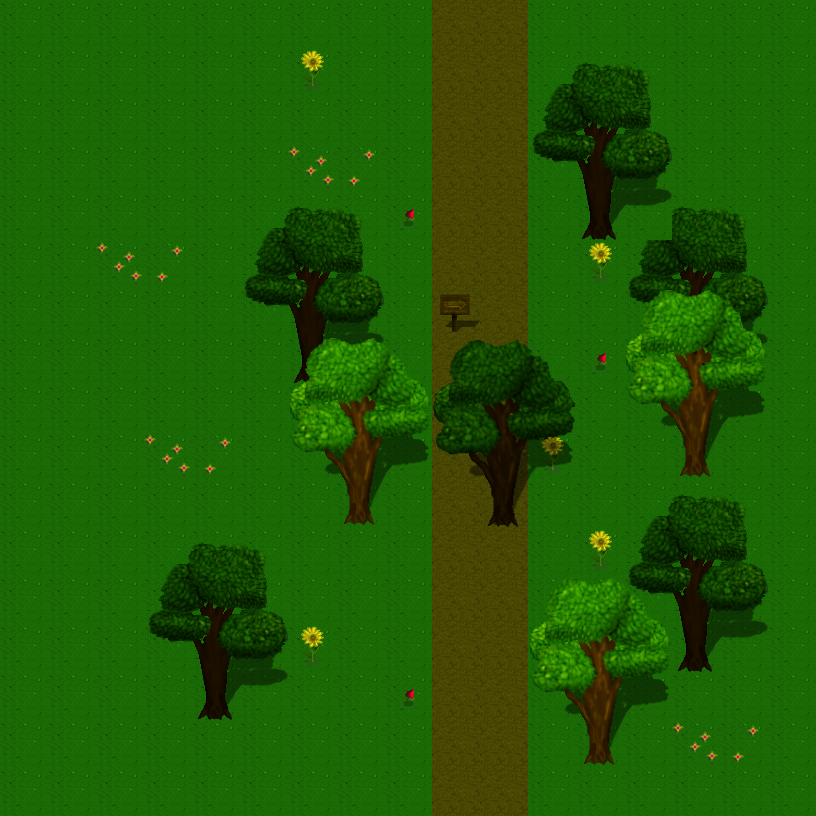

This game map was drawn from its Tiled (.tmx) file and the tilesets committed beside it. A one-line description and the full map source follow:
An orthogonal 17x17 tile map with 48x48 px tiles, 3 tile layers (Tile Layer 1, Object Layer, Object Layer2), 2 tilesets and 6 objects (left, right, up, down, tree).

<map version="1.5" tiledversion="1.7.0" orientation="orthogonal" renderorder="right-down" width="17" height="17" tilewidth="48" tileheight="48" infinite="0" nextlayerid="5" nextobjectid="26">
 <tileset firstgid="1" source="Forest_A5.tsx" />
 <tileset firstgid="129" source="Forest_B.tsx" />
 <layer id="1" name="Tile Layer 1" width="17" height="17">
  <data encoding="csv">
1,1,1,1,1,1,1,1,1,4,4,1,1,1,1,1,1,
1,1,1,1,1,1,1,1,1,33,34,1,1,1,1,1,1,
1,1,1,1,1,1,1,1,1,33,34,1,1,1,1,1,1,
1,1,1,1,1,1,1,1,1,33,34,1,1,1,1,1,1,
1,1,1,1,1,1,1,1,1,33,34,1,1,1,1,1,1,
1,1,1,1,1,1,1,1,1,33,34,1,1,1,1,1,1,
1,1,1,1,1,1,1,1,1,33,34,1,1,1,1,1,1,
1,1,1,1,1,1,1,1,1,33,34,1,1,1,1,1,1,
1,1,1,1,1,1,1,1,1,33,34,1,1,1,1,1,1,
1,1,1,1,1,1,1,1,1,33,34,1,1,1,1,1,1,
1,1,1,1,1,1,1,1,1,33,34,1,1,1,1,1,1,
1,1,1,1,1,1,1,1,1,33,34,1,1,1,1,1,1,
1,1,1,1,1,1,1,1,1,33,34,1,1,1,1,1,1,
1,1,1,1,1,1,1,1,1,33,34,1,1,1,1,1,1,
1,1,1,1,1,1,1,1,1,33,34,1,1,1,1,1,1,
1,1,1,1,1,1,1,1,1,41,42,1,1,1,1,1,1,
1,1,1,1,1,1,1,1,1,4,4,1,1,1,1,1,1
</data>
 </layer>
 <layer id="2" name="Object Layer" width="17" height="17">
  <properties>
   <property name="unity:sortingLayerName" value="map" />
  </properties>
  <data encoding="csv">
0,0,0,0,0,0,0,0,0,0,0,0,0,0,0,0,0,
0,0,0,0,0,0,216,0,0,0,0,129,130,131,0,0,0,
0,0,0,0,0,0,0,0,0,0,0,145,146,147,0,0,0,
0,0,0,0,0,0,199,200,0,0,0,161,162,163,0,0,0,
0,0,0,0,0,129,130,131,215,0,0,177,178,179,130,131,0,
0,0,199,200,0,145,146,147,0,0,0,0,216,145,146,147,0,
0,0,0,0,0,161,162,163,0,153,0,0,0,161,162,163,0,
0,0,0,0,0,177,178,179,0,0,0,0,215,177,178,179,0,
0,0,0,0,0,0,0,0,0,0,0,0,0,0,0,0,0,
0,0,0,199,200,0,0,0,0,0,0,216,0,0,0,0,0,
0,0,0,0,0,0,0,0,0,0,242,0,0,129,130,131,0,
0,0,0,129,130,131,0,0,0,0,0,0,216,145,146,147,0,
0,0,0,145,146,147,0,0,0,0,0,0,0,161,162,163,0,
0,0,0,161,162,163,216,0,0,0,0,0,0,177,178,179,0,
0,0,0,177,178,179,0,0,215,0,0,0,0,0,0,0,0,
0,0,0,0,0,0,0,0,0,0,0,0,0,0,199,200,0,
0,0,0,0,0,0,0,0,0,0,0,0,0,0,0,0,0
</data>
 </layer>
 <objectgroup id="4" name="not Walk">
  <properties>
   <property name="unity:layer" value="no passing" />
  </properties>
  <object id="5" name="left" x="377.099" y="0" width="55.4557" height="827.399" />
  <object id="7" name="right" x="530.157" y="0.65" width="46.5828" height="825.181" />
  <object id="8" name="up" x="368.226" y="-88.7291" width="212.95" height="90.9474" />
  <object id="9" name="down" x="368.97" y="813" width="217.386" height="150.84" />
  <object id="23" x="433.333" y="289.333" width="46.6667" height="46.6667" />
  <object id="24" name="tree" x="482" y="482" width="48" height="48" />
 </objectgroup>
 <layer id="3" name="Object Layer2" width="17" height="17">
  <properties>
   <property name="unity:sortingLayerName" value="oboveLayer" />
  </properties>
  <data encoding="csv">
0,0,0,0,0,0,0,0,0,0,0,0,0,0,0,0,0,
0,0,0,0,0,0,0,0,0,0,0,0,0,0,0,0,0,
0,0,0,0,0,0,0,0,0,0,0,0,0,0,0,0,0,
0,0,0,0,0,0,0,0,0,0,0,0,0,0,0,0,0,
0,0,0,0,0,0,0,0,0,0,0,0,0,0,0,0,0,
0,0,0,0,0,0,0,0,0,0,0,0,0,0,0,0,0,
0,0,0,0,0,0,0,0,0,0,0,0,0,321,322,323,0,
0,0,0,0,0,0,321,322,323,193,194,195,0,337,338,339,0,
0,0,0,0,0,0,337,338,339,209,210,211,0,353,354,355,0,
0,0,0,0,0,0,353,354,355,225,226,227,0,369,370,371,0,
0,0,0,0,0,0,369,370,371,0,0,0,0,0,0,0,0,
0,0,0,0,0,0,0,0,0,0,0,0,0,0,0,0,0,
0,0,0,0,0,0,0,0,0,0,0,321,322,323,0,0,0,
0,0,0,0,0,0,0,0,0,0,0,337,338,339,0,0,0,
0,0,0,0,0,0,0,0,0,0,0,353,354,355,0,0,0,
0,0,0,0,0,0,0,0,0,0,0,369,370,371,0,0,0,
0,0,0,0,0,0,0,0,0,0,0,0,0,0,0,0,0
</data>
 </layer>
</map>
